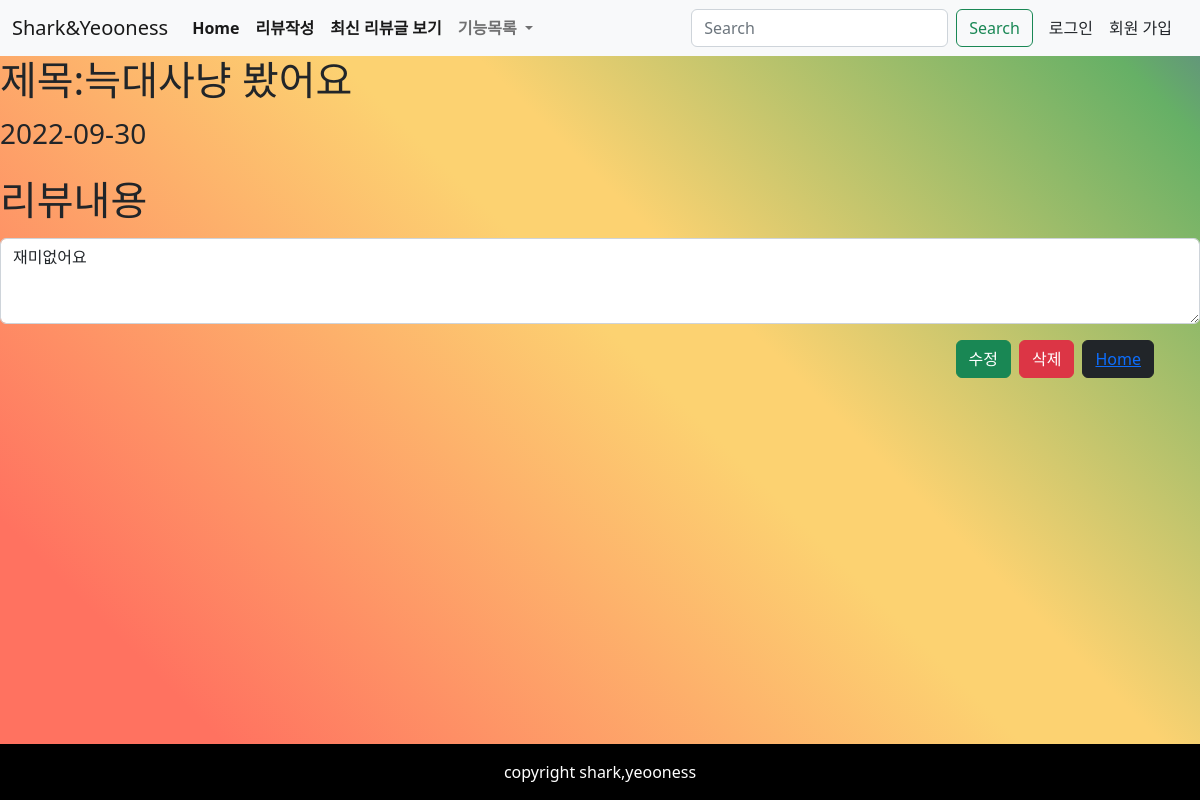
Screenshot of /detail/11 with the database file from the repository.
### Pair1/models.py (models this page shows)
class Review(models.Model):
    title = models.CharField(max_length=80)
    content = models.TextField()
    created_at = models.DateTimeField(auto_now_add=True)
    updated_at = models.DateTimeField(auto_now = True)

### Pair1/views.py (the view)
# urls.py: path("detail/<int:pk>", views.detail, name="detail"),
def detail(request, pk):
    k = Review.objects.get(pk=pk)
    context = {"c": k}
    return render(request, "Pair1/detail.html", context)

### Pair1/templates/pair1/detail.html
{% extends 'Pair1/base.html' %}
{% block content %}
<h1>제목:{{c.title}}</h1>
<p class="fs-3">{{ c.created_at |date:'Y-m-d' }}</p>
<div class="mb-3">
  <label for="exampleFormControlTextarea1" class="form-label fs-1">리뷰내용</label>
  <textarea class="form-control" id="exampleFormControlTextarea1" rows="3">{{c.content}}</textarea>
</div>
<div class="container d-flex justify-content-end">
  <a href="{% url 'Pair1:edit' c.pk %}"><button type="button" class="btn btn-success mx-1">수정</button></a>
  <a href="{% url 'Pair1:delete' c.pk %}"><button type="button" class="btn btn-danger mx-1">삭제</button></a>
  <a href="{% url 'Pair1:index1' c.pk %}"><button type="button" class="btn btn-dark mx-1">Home</a>
</div>
{% endblock %}

### Pair1/templates/pair1/base.html (style rules this page uses)
body, html { width: 100%; height: 100%; overflow: hidden; background: rgba(255, 114, 96, 1); background: linear-gradient(45deg, rgba(255, 114, 96, 1) 0%, rgba(255, 114, 96, 1) 14%, rgba(252, 210, 113, 1) 54%, rgba(252, 210, 113, 1) 61%, rgba(102, 176, 102, 1) 93%, rgba(96, 135, 134, 1) 100%); }

### rows the page displays
Review: title "늑대사냥 봤어요", created_at "2022-09-30", content "재미없어요"
